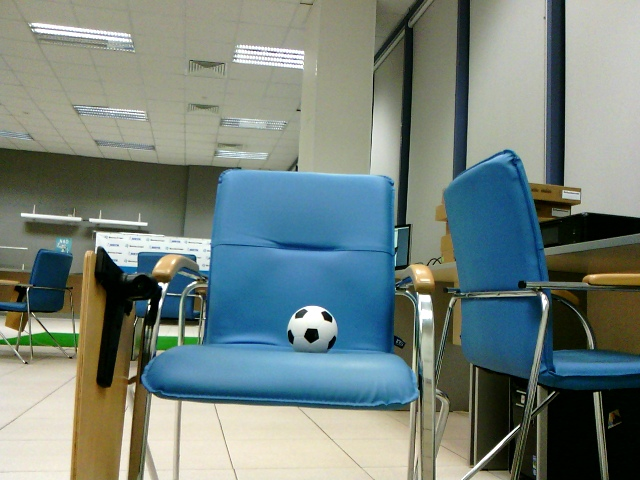
#> input picture ball_detect/BALL1.jpg, 640 x 480 px
$ python -i 'BallClassifier(with calib).py'   (imports and definitions only)
#> lines starting #> are read from the running program, lines starting #| are printed output that depends on the picture
# -*- coding: utf-8 -*-
"""
Created on Wed Nov 14 19:10:54 2018

@author: user
"""

import random
import math
import os
import numpy as np
from collections import defaultdict
import cv2
from tqdm import tqdm
# [1 line not run here, left out]
classifiers=['ball_cascade.xml','top_cascade.xml','bottom_cascade.xml']

camera_matrix=np.array([[ 1.47612124e+03,  0.00000000e+00,  3.09005307e+02],
 [ 0.00000000e+00,  1.06518129e+03, -6.29354626e+01],
 [ 0.00000000e+00,  0.00000000e+00,  1.00000000e+00]])

dist_coefs=np.array([[ 1.05995926, -1.21305323, -0.25346465, -0.04999029,  1.28114937]])
cell_size=2.65#сантиметров


# [36 lines of commented-out code are left out]
'''
Значения матрицы камеры и коэффициентов дисторсии пока неточные,
они будут обновлены позднее по завершению расчетов.
Размер клетки измеряется в сантиметрах, как и все остальные реальные координаты.
Измените cell_size, если хотите это поменять

https://hub.packtpub.com/camera-calibration/
s*(x y 1) = (CAMERA MATRIX)*(1 0 0 0
                             0 1 0 0
                             0 0 1 0) *(X Y Z 1)T
где у первого множителя во второй части размерность 3*3 у второго 3*4 у третьего 1*4
если референсная плоскость находится в центре камеры
Матрицу внешней калибровки пока считаем единичной
'''

# [70 lines that did not run here, left out]

# [1 line that did not run here, left out]
# [4 lines not run here, left out]


>>> import cv2
>>> picture = cv2.imread('BALL1.jpg', cv2.IMREAD_GRAYSCALE)
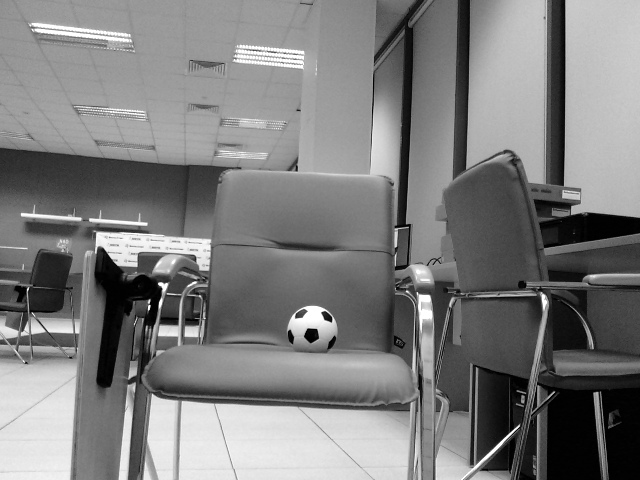
#> picture: shape (480, 640); min 0, max 255, mean 125.4
#> (the run stopped early here; a loop or call above may not have finished)

$ run again, on calibration/DIST_4000IMAGE_0_0.jpg
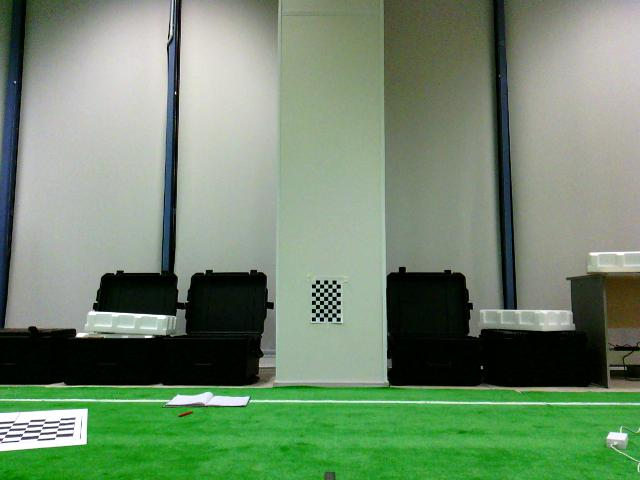
#> input picture calibration/DIST_4000IMAGE_0_0.jpg, 640 x 480 px
#> `picture = cv2.imread('BALL1.jpg', cv2.IMREAD_GRAYSCALE)`:
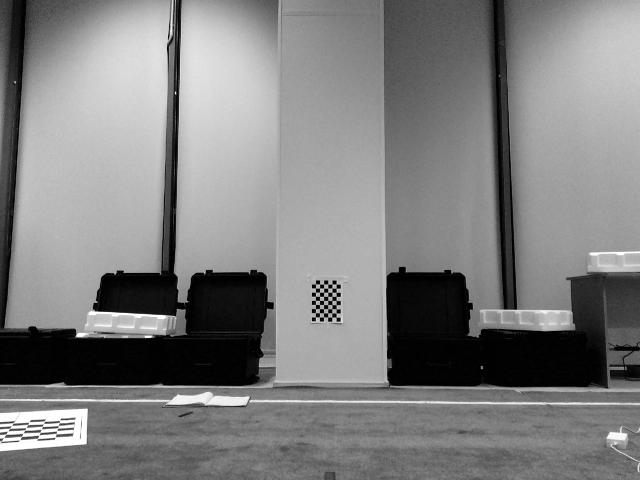
#> picture: shape (480, 640); min 0, max 255, mean 126.7
